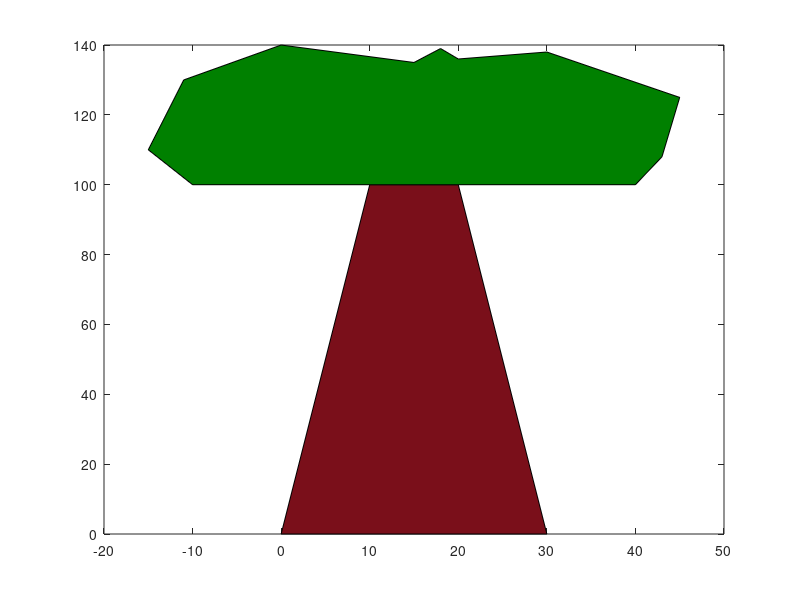

Source code (MATLAB): (Note: this script raises an error after producing the figure.)
%Omar Ahmed
%An animation that will show Isaac Newton's discovery of gravity

%sets a condition that will always be true to form a repeating loop
n=1;
while n==1
%SETTING THE SCENE
%CONSTRUCTING THE TREE

hold off

%fills the bark polygon with a brown colour
fill([0 10 20 30],[0 100 100 0],[0.48 0.06 0.1])
hold on

%fills the leaves polygon with a green colour
fill([-10 -15 -11 0 15 18 20 30 45 43 40],[100 110 130 140 135 139 136 138 125 108 100],[0 0.5 0])

%CONSTRUCTING ISAAC NEWTON
%plotting and colouring a cicle for Newton's head
circle(-5,30,8,[1 0.99 0.77])
axis equal

%plotting lines for Newton's body
xtorso = linspace(-8,-5,3);
ytorso = (22/3)*xtorso + 176/3;
plot(xtorso,ytorso,'k')

xleg = linspace(-17,-8,6);
yleg = (-11/6)*xleg - 44/3;
plot(xleg,yleg,'k')

xcalf = linspace(-25,-17,5);
ycalf = (33/16)*xcalf + 825/16;
plot(xcalf,ycalf, 'k')

xfoot = linspace(-27,-25,2);
yfoot = -(1/2)*xfoot - 25/2;
plot(xfoot,yfoot,'k')

arml = [-22 33/2; -13 33/2];
drawshape(arml,'k')

xarmu = linspace(-13,-119/22,4);
yarmu = (55/167)*xarmu + 6941/334;
plot(xarmu,yarmu,'k')

%CONSTRUCTING THE APPLE

%plotting a polygon for the apple
applex = [-1; -1; -5; -9; -9; -5; -1;];
appley = [92; 97; 99; 97; 92; 89; 92];
applematrix = [applex appley];
apple = polyshape(applematrix(:,1),applematrix(:,2));

%plotting a line for the apple stem
stemx = [-5 -5];
stemy = [100 99];
plot(stemx,stemy,'k')

%fills the apple polygon with a red colour
fill(applematrix(:,1),applematrix(:,2),[0.7,0,0],'LineStyle',"none")

%tells the user how to make the apple fall
txt1 = 'Left-click anywhere to see what happens to Isacc Newton!';
text(-60,150,txt1)

%animating the apple falling after you click on the screen
w = waitforbuttonpress;
for b = linspace(0,-51,53)
    h = translate(applematrix,0,b);
    apple = polyshape(h(:,1),h(:,2));
    fill(h(:,1),h(:,2)+1,[1,1,1],LineStyle="none")
    fill(h(:,1),h(:,2),[0.7,0,0],LineStyle="none")
    drawnow
    pause(0.005)
    
end

%displays text to reveal Isaac Newton's reaction
txt2 = '!';
text(-7.5,60,txt2,'FontSize',30)

%pauses so that the viewer can see the current animation frame
pause(2)

%clears the figure for the next animation frame
clf

%NOW THE SCENE MUST BE SET AGAIN
hold on
%fills the bark polygon with a brown colour
fill([0 10 20 30],[0 100 100 0],[0.48 0.06 0.1])

%fills the leaves polygon with a green colour
fill([-10 -15 -11 0 15 18 20 30 45 43 40],[100 110 130 140 135 139 136 138 125 108 100],[0 0.5 0])

%CONSTRUCTING ISAAC NEWTON STANDING UP
%plotting and colouring a cicle for Newton's head
circle(-5,55,8,[1 0.99 0.77])
axis equal

%plotting lines for Newton's body
torso = [-5 47; -5 23];
drawshape(torso,'k')

xlegr = linspace(-5,0,5);
ylegr = -(23/5)*xlegr;
plot(xlegr,ylegr, 'k')

xlegl = linspace(-10,-5,5);
ylegl = (23/5)*xlegl + 46;
plot(xlegl,ylegl, 'k')

xarml = linspace(-23,-5,5);
yarml = -(7/15)*xarml + 113/3;
plot(xarml,yarml, 'k')

xarmr = linspace(-5,-1,5);
yarmr = -(15/4)*xarmr + 85/4;
plot(xarmr,yarmr, 'k')

%displays the text expressing Newton's speech
txt3 = 'GRAVITY!';
text(-65,70,txt3,'FontSize',20)

%pauses the code to allow the viewer to see the final animation frame
pause(2.5)
end
%the while loop will repeat the code so that Newton sits down again and the
%animation can repeat


